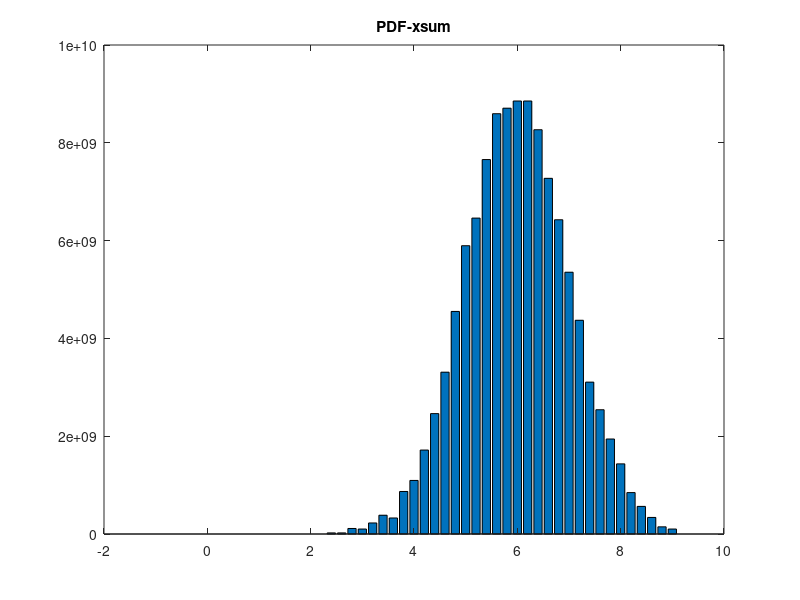

Write MATLAB code to recreate this figure.
N = 10000;
for i=1:12
x = rand(N,i);
% variance of x isn't workig bx x is of size 10000*12
% Need to convert it to 10000 * 1
m_x = mean(x);
var_x = mean(x.^2 - m_x.^2);
end;
xsum = sum(x')';
m_xsum = mean(xsum);
var_xsum = mean(xsum.^2 - m_xsum.^2);


xbin = [0:0.2:9.8];

n = hist(xsum, xbin);
alpha= 1/(N * (8.854*10^(-12)));
f = alpha * n;
bar(xbin, f);
title('PDF-xsum');